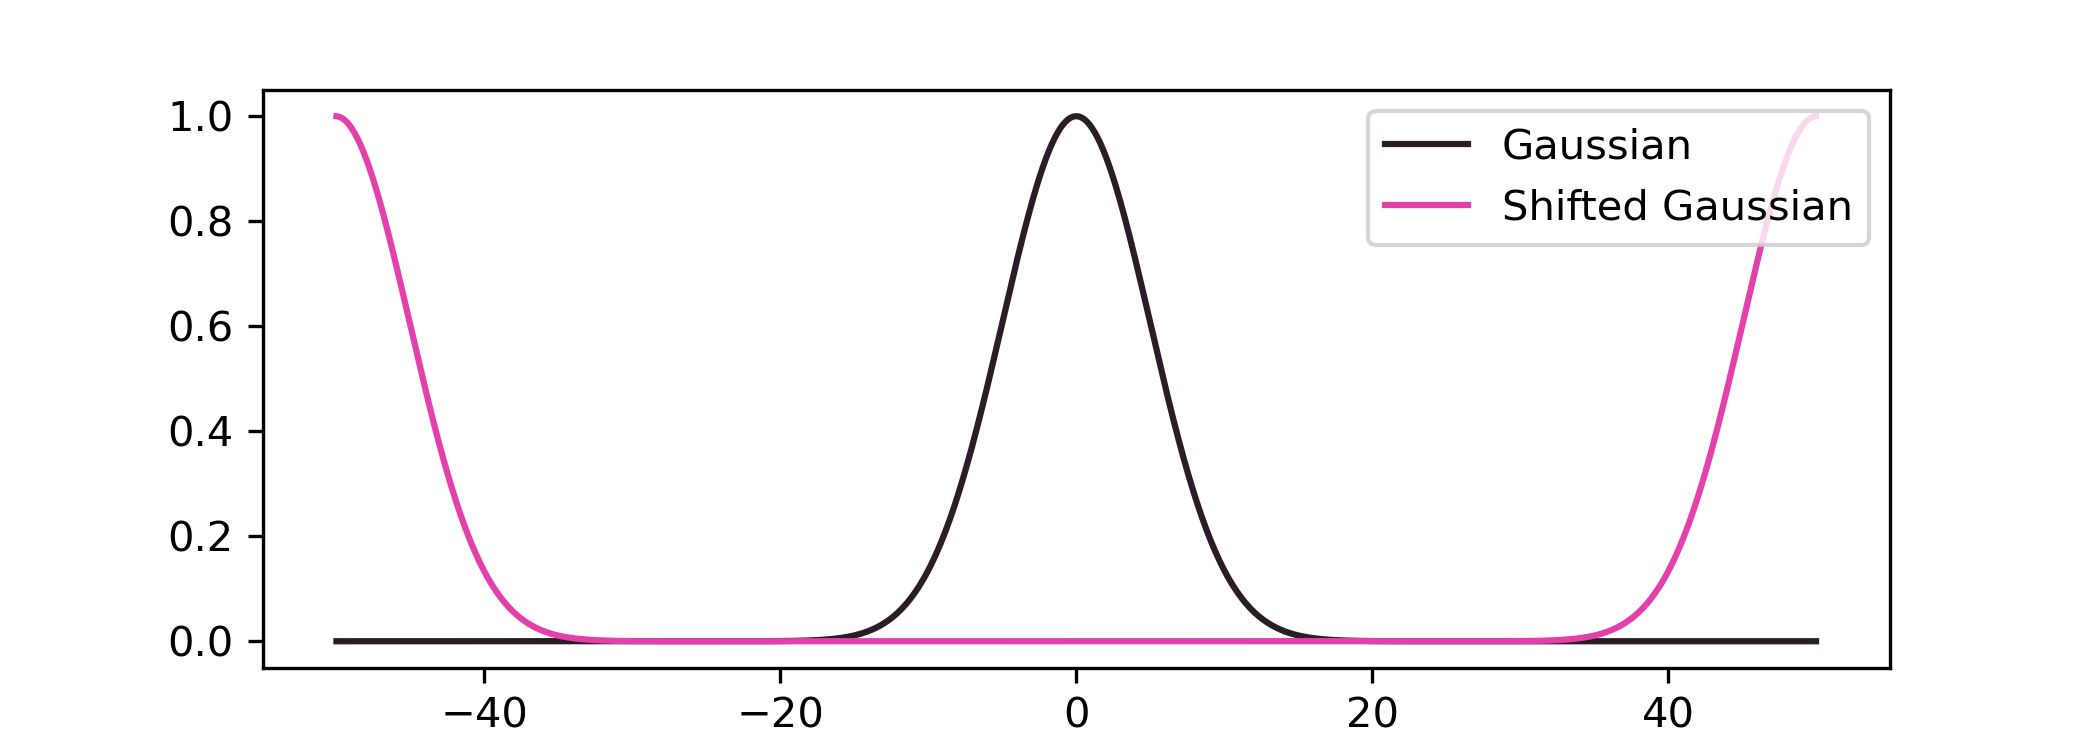

Reproduce this figure in Python.
#!/usr/bin/env python3
# -*- coding: utf-8 -*-
"""
Created on Wed Nov  4 18:11:13 2020

@author: fernandacristina
"""

import numpy as np
import matplotlib.pyplot as plt

def shift_fun(f, xshift):
    n = len(f)
    k = np.arange(n)
    return np.fft.ifft( np.fft.fft(f) * np.exp(-2j*np.pi*k*xshift/n) )

def gaussian(x, sigma):
    return np.exp( -0.5*x**2/sigma**2 )

    
x = np.linspace(-50,50,1000)
gauss = gaussian(x,5)
shift_gauss = shift_fun(gauss,np.int(len(x)/2))

plt.figure(figsize=(7,2.5))
P1 = plt.plot()
plt.plot(x,gauss,       color='#2b1d26')
plt.plot(x,shift_gauss, color='#e340ab')
plt.legend(['Gaussian','Shifted Gaussian'], loc='upper right', fontsize=10)
# plt.savefig('PS4_P1.png',dpi=300)

